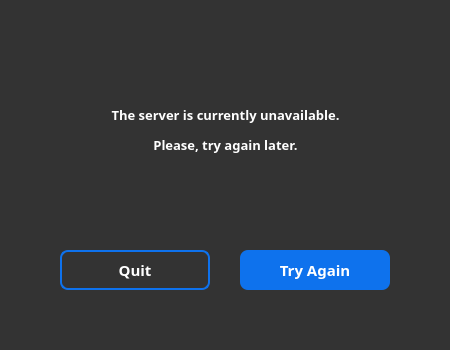
<?xml version="1.0" encoding="UTF-8"?>
<ui version="4.0">
 <class>ConnectDialog</class>
 <widget class="QDialog" name="ConnectDialog">
  <property name="geometry">
   <rect>
    <x>0</x>
    <y>0</y>
    <width>450</width>
    <height>350</height>
   </rect>
  </property>
  <property name="sizePolicy">
   <sizepolicy hsizetype="Fixed" vsizetype="Fixed">
    <horstretch>0</horstretch>
    <verstretch>0</verstretch>
   </sizepolicy>
  </property>
  <property name="windowTitle">
   <string>Shared Editor - Connection Message</string>
  </property>
  <property name="styleSheet">
   <string notr="true">background-color:#333;
border-radius:15px;
border-color:5px rgb(222, 222, 222)</string>
  </property>
  <widget class="QPushButton" name="TryAgain_Button">
   <property name="geometry">
    <rect>
     <x>240</x>
     <y>250</y>
     <width>150</width>
     <height>40</height>
    </rect>
   </property>
   <property name="font">
    <font>
     <family>Bahnschrift SemiBold</family>
     <pointsize>11</pointsize>
     <weight>75</weight>
     <bold>true</bold>
    </font>
   </property>
   <property name="styleSheet">
    <string notr="true">background-color: rgb(14, 114, 237);

color:rgb(255, 255, 255);

 border-radius: 8px;</string>
   </property>
   <property name="text">
    <string>Try Again</string>
   </property>
  </widget>
  <widget class="QLabel" name="label">
   <property name="geometry">
    <rect>
     <x>50</x>
     <y>40</y>
     <width>351</width>
     <height>181</height>
    </rect>
   </property>
   <property name="font">
    <font>
     <family>Segoe UI Semibold</family>
     <pointsize>10</pointsize>
     <weight>75</weight>
     <bold>true</bold>
     <strikeout>false</strikeout>
     <stylestrategy>PreferAntialias</stylestrategy>
     <kerning>true</kerning>
    </font>
   </property>
   <property name="styleSheet">
    <string notr="true">color: white;</string>
   </property>
   <property name="text">
    <string>&lt;html&gt;&lt;head/&gt;&lt;body&gt;&lt;p align=&quot;center&quot;&gt;The server is currently unavailable.&lt;/p&gt;&lt;p align=&quot;center&quot;&gt;Please, try again later.&lt;/p&gt;&lt;/body&gt;&lt;/html&gt;</string>
   </property>
   <property name="scaledContents">
    <bool>false</bool>
   </property>
   <property name="alignment">
    <set>Qt::AlignCenter</set>
   </property>
   <property name="wordWrap">
    <bool>true</bool>
   </property>
  </widget>
  <widget class="QPushButton" name="OKButton_2">
   <property name="geometry">
    <rect>
     <x>60</x>
     <y>250</y>
     <width>150</width>
     <height>40</height>
    </rect>
   </property>
   <property name="font">
    <font>
     <family>Bahnschrift SemiBold</family>
     <pointsize>11</pointsize>
     <weight>75</weight>
     <bold>true</bold>
    </font>
   </property>
   <property name="styleSheet">
    <string notr="true">background-color:#333;
color: white;
border-radius: 8px;
border: 2px solid rgb(14, 114, 237);</string>
   </property>
   <property name="text">
    <string>Quit</string>
   </property>
  </widget>
 </widget>
 <resources/>
 <connections/>
</ui>
